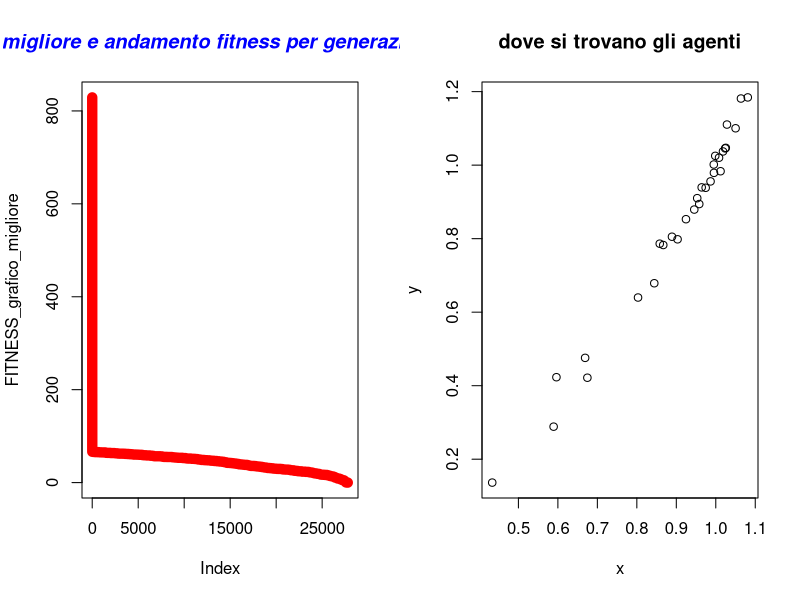

Write R code to recreate this figure.
#  Author Nicola Bernabè ver 1.0 8/11/2021
# the implemented version of the BAT refers to the following Journal:  Bat Algorithm: A Novel Approach for Global Engineering Optimization
#author Xin-She Yang
#



controllo_intervallo<-function(x,y,ub,lb){
    if(x>ub[1]){
        x<-ub[1]
    }
    if(x<lb[1]){
        x<-lb[1]
    }
    if(y>ub[2]){
        y<-ub[2]
    }
    if(y<lb[2]){
        y<-lb[2]
    }

    return (c(x,y))
}


aggiornamento_posizione<-function(Sciame,MAX_DIMENSION_Sciame,j_iterazioni_particelle,f_min,f_max,ub,lb,BEST_FITNESS,r,A,min_max,FUNZIONE_COSTO){
    #message("f_min ",f_min)
    f_i<-f_min+(f_max-f_min)*runif(1,  0,1)
    
    v_x<-Sciame[3,j_iterazioni_particelle]+(Sciame[1,j_iterazioni_particelle]-BEST_FITNESS[1])*f_i
    v_y<-Sciame[4,j_iterazioni_particelle]+(Sciame[2,j_iterazioni_particelle]-BEST_FITNESS[2])*f_i
    #message(v_x," ",Sciame[3,j_iterazioni_particelle]," ",Sciame[1,j_iterazioni_particelle]," ",BEST_FITNESS[1]," ",f_i)
    x<-Sciame[1,j_iterazioni_particelle]+v_x
    y<-Sciame[2,j_iterazioni_particelle]+v_y
    x_y<-controllo_intervallo(x,y,ub,lb)
    x<-x_y[1]
    y<-x_y[2]
    rand<-runif(1,  0,1)
    if(rand>r){
        x<-BEST_FITNESS[1]+0.1*rnorm(1, mean = 0, sd = 1)
        y<-BEST_FITNESS[2]+0.1*rnorm(1, mean = 0, sd = 1)
    }
    x_y<-controllo_intervallo(x,y,ub,lb)
    x<-x_y[1]
    y<-x_y[2]
    sol<-FUNZIONE_COSTO(x_y[1],x_y[2])
    f_new<-sol
    rand<-runif(1,  0,1)
    if(min_max==-1){#minimizzo
        if(f_new<=Sciame[5,j_iterazioni_particelle]&&(rand<A)){
        Sciame[1,j_iterazioni_particelle]<-x_y[1]
        Sciame[2,j_iterazioni_particelle]<-x_y[2]
        Sciame[3,j_iterazioni_particelle]<-v_x
        Sciame[4,j_iterazioni_particelle]<-v_y
        Sciame[5,j_iterazioni_particelle]<-f_new
        
    }
        if(f_new<f_min){
            f_min<-f_new
            
        }


    }else{#massimizzo
        if(f_new>=Sciame[5,j_iterazioni_particelle]&&(rand<A)){
            Sciame[1,j_iterazioni_particelle]<-x_y[1]
            Sciame[2,j_iterazioni_particelle]<-x_y[2]
            Sciame[3,j_iterazioni_particelle]<-v_x
            Sciame[4,j_iterazioni_particelle]<-v_y
            Sciame[5,j_iterazioni_particelle]<-f_new
            
        }
        if(f_new>f_min){
            f_min<-f_new
            
        }


    }
    
    return(list(Sciame,f_min))
}

#aggiorni migliore fitness
aggiorna_fitness<-function(BEST_FITNESS,Migliore_fitness_generazione){
            BEST_FITNESS[1]<-Migliore_fitness_generazione[1]
            BEST_FITNESS[2]<-Migliore_fitness_generazione[2]
            BEST_FITNESS[3]<-Migliore_fitness_generazione[3]#vx 
            BEST_FITNESS[4]<-Migliore_fitness_generazione[4]#vy 
            BEST_FITNESS[5]<-Migliore_fitness_generazione[5]#fitess corrente
    return(BEST_FITNESS)


}

#scorro su tutti gli individui e cerco il fitneess migliore
controllo_migliore_fitness<-function(Sciame,min_max){
    BEST_FITNESS<-c(Sciame[1,1],Sciame[2,1],Sciame[3,1],Sciame[4,1],Sciame[5,1])
    for(i in 2:dim(Sciame)[2]) {
        if(BEST_FITNESS[5]>Sciame[5,i] && min_max==-1){#ricordo che la riga 8 è fitness corrente
            BEST_FITNESS[1]<-Sciame[1,i]#x 
            BEST_FITNESS[2]<-Sciame[2,i]#y 
            BEST_FITNESS[3]<-Sciame[3,i]#vx 
            BEST_FITNESS[4]<-Sciame[4,i]#vy 
            BEST_FITNESS[5]<-Sciame[5,i]#fitess corrente

        }else if(BEST_FITNESS[5]<Sciame[5,i]  && min_max==1){
            BEST_FITNESS[1]<-Sciame[1,i]#x corrente
            BEST_FITNESS[2]<-Sciame[2,i]#y corrente
            BEST_FITNESS[3]<-Sciame[3,i]#vx 
            BEST_FITNESS[4]<-Sciame[4,i]#vy 
            BEST_FITNESS[5]<-Sciame[5,i]#fitess corrente
        }
    }
    return(c(BEST_FITNESS[1],BEST_FITNESS[2],BEST_FITNESS[3],BEST_FITNESS[4],BEST_FITNESS[5]))
}


#inizializzo la matrice
inizializzazione<-function(ub, lb,MAX_UNKNOWNS,MAX_DIMENSION_Sciame,A,FUNZIONE_COSTO){
    Sciame<-matrix(1:1,nrow <- (MAX_UNKNOWNS*3)+2, ncol <- MAX_DIMENSION_Sciame)#oltre alla x e y ci aggiungo le 2 velocità, poi anche le x e y migliori della particella anche la fitness migliore della particella e quella corrente
    numero_casuale_x<-1
    numero_casuale_y <-1
    for(i in 1:dim(Sciame)[2]) {
        numero_casuale_x <- runif(1, lb[1],ub[1] )
        numero_casuale_y <- runif(1,  lb[2],ub[2])
        Sciame[1,i] <-numero_casuale_x
        Sciame[2,i] <-numero_casuale_y
        Sciame[3,i]<-0#vx
        Sciame[4,i]<-0#vy
        Sciame[5,i] <-FUNZIONE_COSTO(Sciame[1,i],Sciame[2,i])#fitness
    }
    return (Sciame)
}

aggiorno_file_individui<-function(Sciame,MAX_DIMENSION_Sciame,generazione){
                individuo<-c()
                x<-c()
                y<-c()
                fitness<-c()
                v_x<-c()
                v_y<-c()

                for(i in 1:MAX_DIMENSION_Sciame) {
                    x<-c(x,Sciame[1,i])
                    y<-c(y,Sciame[2,i])
                    fitness<-c(fitness,Sciame[5,i])
                    
                    }
            df<-data.frame(x,y,fitness)
            #nome_file<-"generazione"+generazione+".cvs"
            nome_file = paste("BAT Sciame generazione ",generazione,".txt",sep="")
            #write.csv(df, file=nome_file,sep=";",row.names=FALSE)
            write.table(df, file= nome_file,sep=";",row.names=FALSE)
            }

mainBAT<-function(ub,lb,MAX_UNKNOWNS,MAX_DIMENSION_Sciame,Generazioni,STAZIONARIETA,min_max,stampo_generazione,precisione,f_min,f_max,r,A,FUNZIONE_COSTO){
    

    
 
    Sciame<-inizializzazione(ub, lb,MAX_UNKNOWNS,MAX_DIMENSION_Sciame,A,FUNZIONE_COSTO)#inizializzo la popolazione
    BEST_FITNESS<-controllo_migliore_fitness(Sciame,min_max)
    FITNESS_grafico_migliore<-c()
    FITNESS_grafico_migliore_generazione<-c()
    #iterazioni calcolo per trovare il minimo
    indice_stazionarieta<-0#aumenta ad ogni generazione
    n_generazioni<-0

    
    for(i in 1:Generazioni){
        n_generazioni<-i
        for(j_iterazioni_particelle in 1:MAX_DIMENSION_Sciame){#muovo tutte le particelle una volta
            Sciame_lista<-aggiornamento_posizione(Sciame,MAX_DIMENSION_Sciame,j_iterazioni_particelle,f_min,f_max,ub,lb,BEST_FITNESS,r,A,min_max,FUNZIONE_COSTO)
            Sciame<-Sciame_lista[[1]]
            f_min<-Sciame_lista[[2]]


           
        }
        Migliore_fitness_generazione<-controllo_migliore_fitness(Sciame,min_max)
        #message(x_media)
        #message(Migliore_fitness_generazione[1]," ",BEST_FITNESS[1]," x ",x_media)
        #message(Migliore_fitness_generazione[1]," ",Migliore_fitness_generazione[2]," ",Migliore_fitness_generazione[3])
        if(Migliore_fitness_generazione[5]<BEST_FITNESS[5]  && min_max==-1){#minimizzo
            BEST_FITNESS<-aggiorna_fitness(BEST_FITNESS,Migliore_fitness_generazione)
            indice_stazionarieta=0#ritorno a 0 la stazionarietà
            message("migliore soluzione-> x ",BEST_FITNESS[1]," y ",BEST_FITNESS[2]," fitness ",BEST_FITNESS[5])
        }else if(Migliore_fitness_generazione[5]>BEST_FITNESS[5]  && min_max==1){#minimizzo
            BEST_FITNESS<-aggiorna_fitness(BEST_FITNESS,Migliore_fitness_generazione)
            indice_stazionarieta=0#ritorno a 0 la stazionarietà
            message("migliore soluzione-> x ",BEST_FITNESS[1]," y ",BEST_FITNESS[2]," fitness ",BEST_FITNESS[5])
        }
        FITNESS_grafico_migliore<-c(FITNESS_grafico_migliore,BEST_FITNESS[5])
        FITNESS_grafico_migliore_generazione<-c(FITNESS_grafico_migliore_generazione,Migliore_fitness_generazione[5])

        if(indice_stazionarieta>=STAZIONARIETA){
            message("troppo stazionaria ","generazione-> ",i," stazionario->",indice_stazionarieta)
            print(BEST_FITNESS)
            aggiorno_file_individui(Sciame,MAX_DIMENSION_Sciame,i)
            break
        }else{
            indice_stazionarieta=indice_stazionarieta+1
        }
        if((i%%stampo_generazione)==0){#stampo così so che sta facendo qualcosa
            message("generazione-> ",i," stazionario->",indice_stazionarieta)
            aggiorno_file_individui(Sciame,MAX_DIMENSION_Sciame,i)
            

        }
        if(BEST_FITNESS[5]<precisione && min_max==-1){
            message("finito algoritmo BAT, sono riuscito ad avere una soluzione molto buona ed è ",BEST_FITNESS[5]," alla generazione-> ",i)
            aggiorno_file_individui(Sciame,MAX_DIMENSION_Sciame,i)
            break
        }else if(BEST_FITNESS[5]>precisione && min_max==1){
            message("finito algoritmo BAT, sono riuscito ad avere una soluzione molto buona ed è ",BEST_FITNESS[5]," alla generazione-> ",i)
            aggiorno_file_individui(Sciame,MAX_DIMENSION_Sciame,i)
            break
        }
    }
    windows()
    par(mfrow=c(1,2))
    plot(FITNESS_grafico_migliore, type="l", col="red",lwd=10)
    #lines(FITNESS_grafico_migliore_generazione, type="l", col="blue",lty=5)
    title(main="migliore e andamento fitness per generazione", col.main="blue", font.main="4")
    
    x_particelle<-c()
    y_particelle<-c()
    for(x_y in 1:MAX_DIMENSION_Sciame){
        x_particelle<-c(x_particelle,Sciame[1,x_y])
        y_particelle<-c(y_particelle,Sciame[2,x_y])

    }

    plot(x_particelle, y_particelle, xlab="x",ylab="y", main="dove si trovano gli agenti") 
    BEST_FITNESS<-list(BEST_FITNESS,"BAT",n_generazioni)
    return(BEST_FITNESS)
    
 
}

#riesco a trovare la soluzione con questi intervalli 
#ub<-c(1000000000,1000000000)  # upper bound of the unknowns
#lb<-c(-1000000000,-1000000000)  #lower bound of the unknowns


#milione
#ub<-c(1000000,1000000)  # upper bound of the unknowns
#lb<-c(-1000000,-1000000)  #lower bound of the unknowns


#ub<-c(10000,10000)  # upper bound of the unknowns
#lb<-c(-10000,-10000)  #lower bound of the unknowns


ub<-c(100,100)# upper bound of the unknowns
lb<-c(-100,-100)  #lower bound of the unknowns

#ub<-c(512,512)  
#lb<-c(-512,-512)


MAX_UNKNOWNS<-2  #numero variabili
MAX_DIMENSION_Sciame<-30#dimensione popolazione
Generazioni<-1000000000
STAZIONARIETA<-10000
f_min<-0
f_max<-2#ub[1]
r<-0.95
A<-0.95#A_max#puo essere costante o decrescere
min_max<--1#-1 minimizzo,1 massimizzo
stomp_file_percetuale_gen=0.10#in percentuale
stampo_generazione<-Generazioni/stomp_file_percetuale_gen#quando creare file degli individui
#massimizzo
#precisione<-11.999999#Parabolic Function
#precisione<-79.999#rastrigin function 
#precisione<-414.23847913128#Parabolic Function

#minimizzo
precisione<-0.001#
#precisione<--0.999999#Easom function
#precisione<-0.2925789999#Schaffer function N. 4 f(0,+-1.25313)=0.292579
#precisione<--0.999999#per funzioni con minimo negativo
#precisione<--959.6406#Eggholder function   f(512,404.2319)=-959.6407   i domini x e y   ub<-c(512,512)  lb<-c(-512,-512)


FUNZIONE_COSTO<-function(x,y){
    z<-(100*(y-(x)^2)^2)+(1-x)^2#FUNZIONE_COSTO banana  f(1,1)=0
    #z<-((1-x)^2)+100*((y-x^2))^2#Rosenbrock function constrained with a cubic and a line  sol f(1,1)=0
    #z<-(1.5-x+x*y)^2+(2.25-x+x*y^2)^2+(2.625-x+x*y^3)^2#Beale function f(3,0.5)=0
    #z<-0.26*(x^2+y^2)-0.48*x*y#Matyas function f(0,0)=0
    #z<-(sin(3*pi*x))^2+(x-1)^2*(1+sin(3*pi*y))+(y-1)^2*(1+(sin(2*pi*y))^2)#Lévi function N.13  f(1,1)=0
    #z<-0.5+((sin(x^2-y^2))^2-0.5)/(1+0.001*(x^2+y^2))^2#Schaffer function N. 2  f(0,0)=0
    #z<-2*x^2-1.05*x^4+(x^6/6)+x*y+y^2#THREE-HUMP CAMEL FUNCTION xi  [-5, 5]  f(0,0)=0
    #z<-100*sqrt(abs(y-0.01*x^2))+0.01*abs(x+10)#Bukin function N.6 f(-10,1)=0
    #z<--20*exp(-0.2*sqrt((1/2)*(x*x+y*y)))-exp(1/2*((cos(2*pi*x)+cos(2*pi*y))))+20+exp(1)#ACKLEY FUNCTION xi  [-32.768, 32.768]  f(0,0)=0


    #z<-0.5+(((cos(sin(abs(x^2-y^2))))^2 - 0.5)/((1 + 0.001*(x^2+y^2))^2))#Schaffer function N. 4 f(0,+-1.25313)=0.292579

    #con minimo negativo
    #z<--cos(x)*cos(y)*exp(-((x-pi)^2+(y-pi)^2))#Easom function f(pi,pi)=-1  mettere precisione -0.999999
    
    #z<--(y+47)*sin(sqrt(abs(x/2+(y+47))))-x*sin(sqrt(abs(x-(y+47))))#Eggholder function   f(512,404.2319)=-959.6407    
    #precisione<--959.6406999
    #ub<-c(512,512)  
    #lb<-c(-512,-512)


    #massimizzare
    #z<-12-(x^2+y^2)/100 #Parabolic Function  f(0,0)=12 non so ma il massimo è 12
    #z<-80-(20+x^2+y^2-10*(cos(2*pi*x)+cos(2*pi*y)))#rastrigin function f(0,0)=80
    #z<-275-((x^4-16*x^2+5*x*0.5)+(y^4-16*y^2+5*y*0.5)+3)#Styblinski Function f(-2.8667,-2.8667)=414.23847913
    return (z)
}




soluzione<-mainBAT(ub,lb,MAX_UNKNOWNS,MAX_DIMENSION_Sciame,Generazioni,STAZIONARIETA,min_max,stampo_generazione,precisione,f_min,f_max,r,A,FUNZIONE_COSTO)
#print(soluzione)

algoritmo<-c(soluzione[[2]][1])
x<-c(soluzione[[1]][1])
y<-c(soluzione[[1]][2])
fitness<-c(soluzione[[1]][5])
generazioni_soluzione<-c(soluzione[[3]][1])
df<-data.frame(algoritmo,x,y,fitness,generazioni_soluzione)
write.table(df, file="soluzione BAT.txt",sep=";",row.names=FALSE)